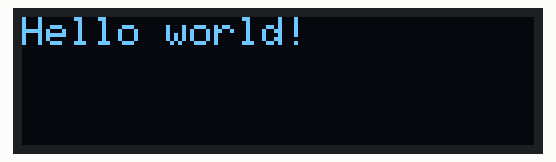
Simulated run of this sketch. Board: ESP32. Shown: 128×32 one-colour display.

Above: at 0.1 s.

The sketch:

oled_test.ino
```cpp
#include <Wire.h>
#include <Adafruit_GFX.h>
#include <Adafruit_SSD1306.h>

// Define OLED dimensions and I2C pins for the ESP32
#define SCREEN_WIDTH 128
#define SCREEN_HEIGHT 32
#define I2C_SDA 21
#define I2C_SCL 22
#define OLED_ADDR 0x3C

// Initialize the display object (-1 means no dedicated reset pin)
Adafruit_SSD1306 display(SCREEN_WIDTH, SCREEN_HEIGHT, &Wire, -1);

void setup() {
  // Start serial communication for debugging
  Serial.begin(115200);

  // Initialize the I2C bus with the specific SDA and SCL pins
  Wire.begin(I2C_SDA, I2C_SCL);

  // Initialize the OLED display
  // SSD1306_SWITCHCAPVCC tells it to generate display voltage internally
  if(!display.begin(SSD1306_SWITCHCAPVCC, OLED_ADDR)) {
    Serial.println(F("Error: SSD1306 display not found"));
    for(;;); // Infinite loop to halt execution if initialization fails
  }

  // Clear any existing data in the display buffer
  display.clearDisplay();

  // Configure text properties
  display.setTextSize(1);              // Normal 1:1 pixel scale
  display.setTextColor(SSD1306_WHITE); // Draw white text on black background
  display.setCursor(0, 0);             // Start drawing at the top-left corner

  // Write text to the display's memory buffer
  // The F() macro saves RAM by storing strings in flash memory
  display.println(F("Hello world!"));

  // Push the memory buffer to the physical screen to make it visible
  display.display();
}

void loop() {
  // Nothing to do here for a static text test
}
```
